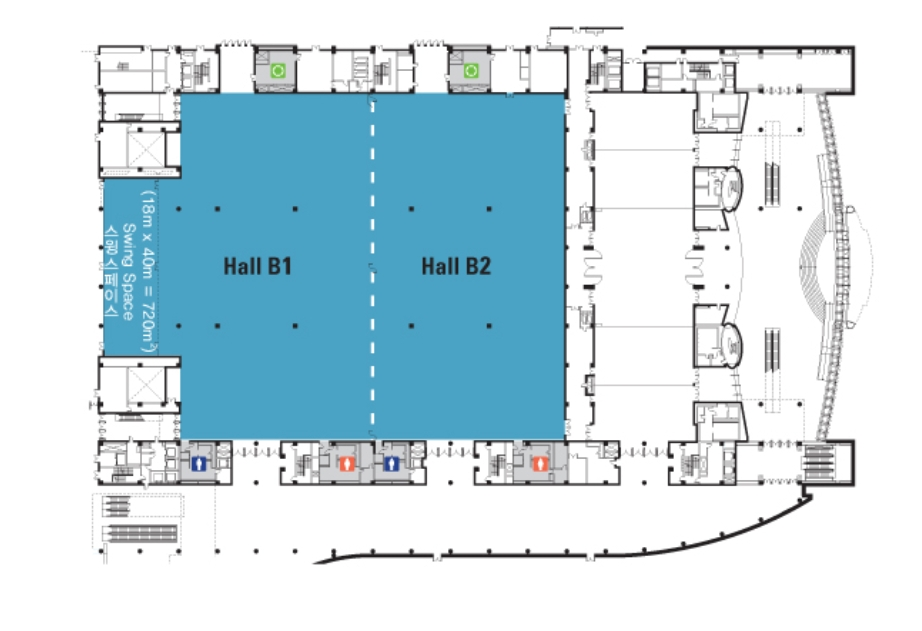
#> input picture bokdo/image_coex.jpg, 922 x 631 px; its folder holds only this picture in this run
$ python -i processing.py   (imports and definitions only)
#> lines starting #> are read from the running program, lines starting #| are printed output that depends on the picture; after the words box and inside, x2 and y2 are one past the last pixel; in counts of white or black regions, pixels touching at a corner belong together
#> further down, picture is the input picture: shape (631, 922, 3); mean B, G, R 228.7, 220.3, 198.5
import cv2
import numpy as np
from skimage.morphology import skeletonize, thin
from matplotlib import pyplot as plt
import json
import os
import random
import math
from tensorflow import keras
import requests
from PIL import Image
import io

# 같은 계층에 있는 컨투어들을 지우는 함수
def drawSameLevelContours(img, contours, hierarchy, contourIndex):
    if contourIndex == -1:
        return

    cv2.drawContours(img,[contours[contourIndex]],0,(0,0,0),cv2.FILLED)

    nextIndex = hierarchy[0][contourIndex][0]
    while nextIndex != -1:
        cv2.drawContours(img,[contours[nextIndex]],0,(0,0,0),cv2.FILLED)
        nextIndex = hierarchy[0][nextIndex][0]

    previousIndex = hierarchy[0][contourIndex][0]
    while previousIndex != -1:
        cv2.drawContours(img,[contours[previousIndex]],0,(0,0,0),cv2.FILLED)
        previousIndex = hierarchy[0][previousIndex][0]

# 복도를 검출하는 함수
def findHall(img):
    outputImg = img.copy()
    onlyContourImg = np.zeros_like(img)

    gray=cv2.cvtColor(img,cv2.COLOR_BGR2GRAY)
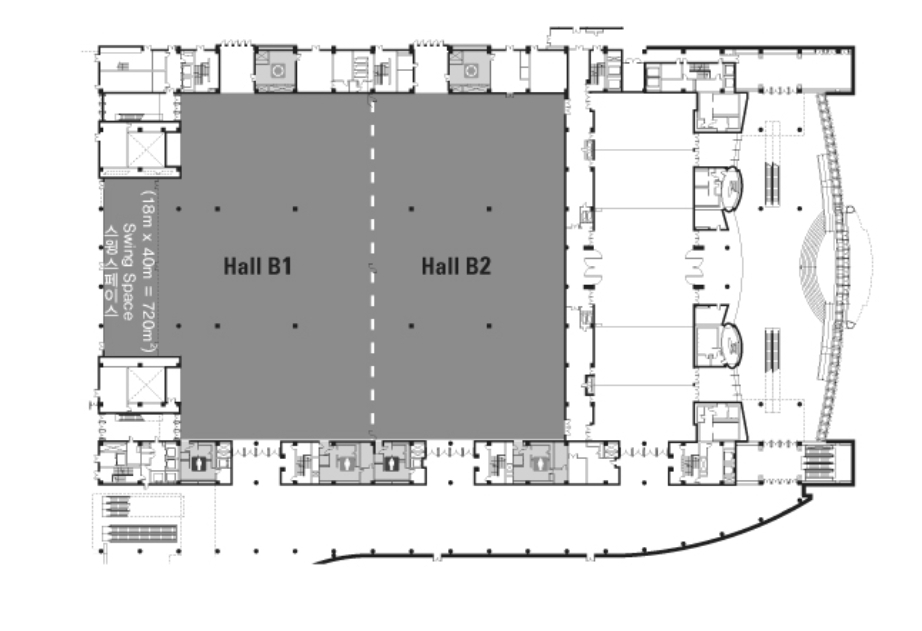
#> gray: shape (631, 922); min 30, max 255, mean 214.7
    gray=255-gray
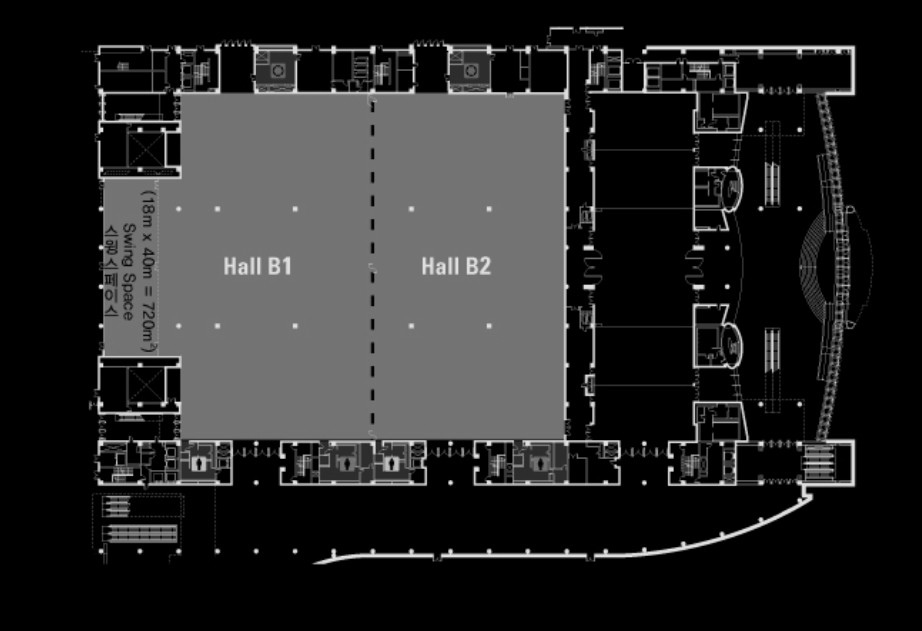
#> gray: shape (631, 922); min 0, max 225, mean 40.3
    gray=cv2.threshold(gray,90,255,cv2.THRESH_BINARY)[1]
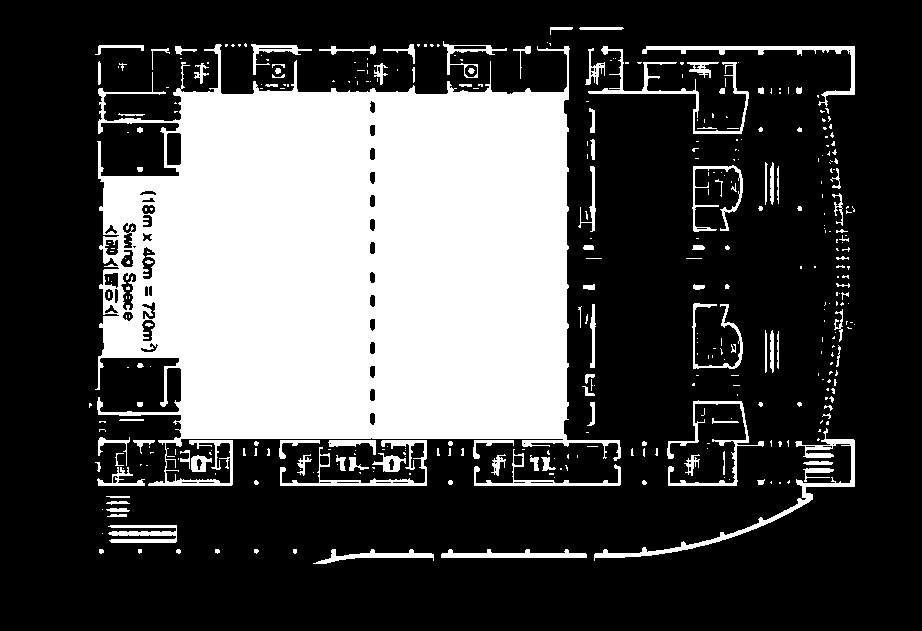
#> gray: shape (631, 922); 29.4% white; 382 white regions (269 under 20 px)
    gray=cv2.blur(gray,(7,1))
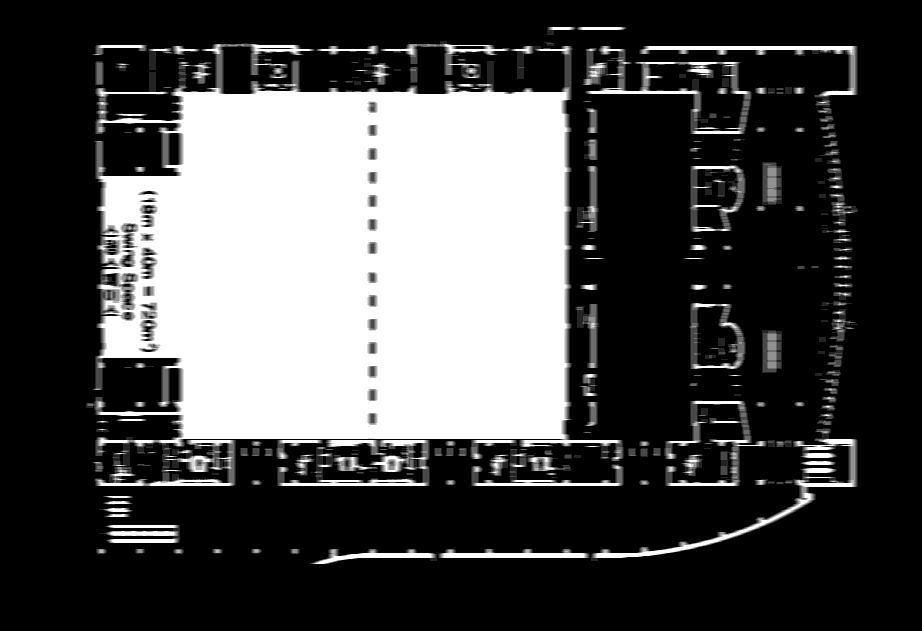
#> gray: shape (631, 922); min 0, max 255, mean 75

    k = cv2.getStructuringElement(cv2.MORPH_RECT, (12,12))

    # 닫힘 연산 적용 ---③
    closing = cv2.morphologyEx(gray, cv2.MORPH_CLOSE, k)
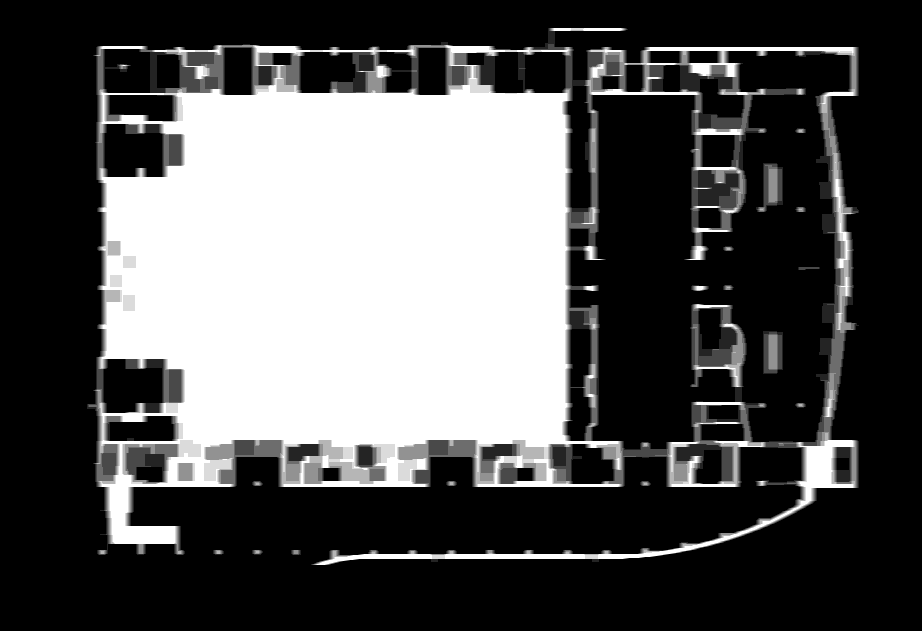
#> closing: shape (631, 922); min 0, max 255, mean 83.8
    cv2.imshow('closing', closing)
    cv2.waitKey(0)

    # 외곽선 검출
    contours,hierarchy = cv2.findContours(closing,cv2.RETR_TREE ,cv2.CHAIN_APPROX_NONE )
#> contours = 53 contours; largest, box (x1, y1, x2, y2) and area: (87, 28, 859, 565) 327518, (570, 50, 850, 450) 71781, (104, 123, 163, 178) 2629, (103, 358, 163, 414) 2536, (567, 85, 591, 209) 2208
    # Contour 검출
    contours2, _ = cv2.findContours(closing, cv2.RETR_LIST, cv2.CHAIN_APPROX_NONE)
#> contours2 has the same summary as contours

    # 전체 Contour의 넓이 계산
    total_area = 0
    image_result = outputImg.copy()

    for cnt, hier in zip(contours, hierarchy[0]):
        if hier[3] == -1:
            continue
        area = cv2.contourArea(cnt)
        if area>50000 and area<400000:
            cv2.drawContours(onlyContourImg,[cnt],0,(255,255,255),cv2.FILLED)
            drawSameLevelContours(onlyContourImg, contours, hierarchy, hier[2])
#> this loop made 53 passes
#> (hier, area) on passes 8 to 19: ([8, -1, -1, 6], 208), ([9, 7, -1, 6], 208), ([10, 8, -1, 6], 389.5), ([11, 9, -1, 6], 167), ([12, 10, -1, 6], 727), ([13, 11, -1, 6], 1378.5), ([14, 12, -1, 6], 717.5), ([15, 13, -1, 6], 1395.5), ([16, 14, -1, 6], 434.5), ([17, 15, -1, 6], 934.5), ([18, 16, -1, 6], 2536), ([19, 17, -1, 6], 1059)
#> hier on passes 1 to 6: [1, -1, -1, -1], [2, 0, -1, -1], [3, 1, -1, -1], [4, 2, -1, -1], [5, 3, -1, -1], [6, 4, -1, -1]
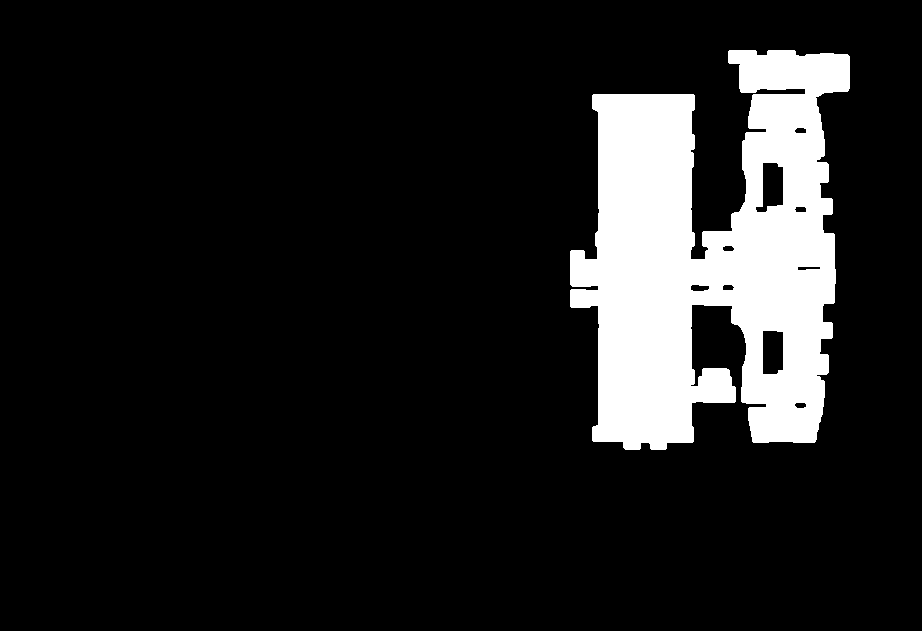
#> onlyContourImg: shape (631, 922, 3); 12.2% white; 1 white region, box (x1, y1, x2, y2) and area: (570, 50, 850, 450) 70930

    onlyContourImg = cv2.cvtColor(onlyContourImg,cv2.COLOR_BGR2GRAY)

    _, onlyContourImg = cv2.threshold(onlyContourImg, 100, 255, cv2.THRESH_BINARY)

    # 이건 이 다음단계에서 이미지 내에 0과 1만 있어야 해서 255를 1로 강제 변환시켜주는 부분
    for idxY, y in enumerate(onlyContourImg):
        for idxX, x in enumerate(y):
            if x == 255:
                onlyContourImg[idxY][idxX] = 1
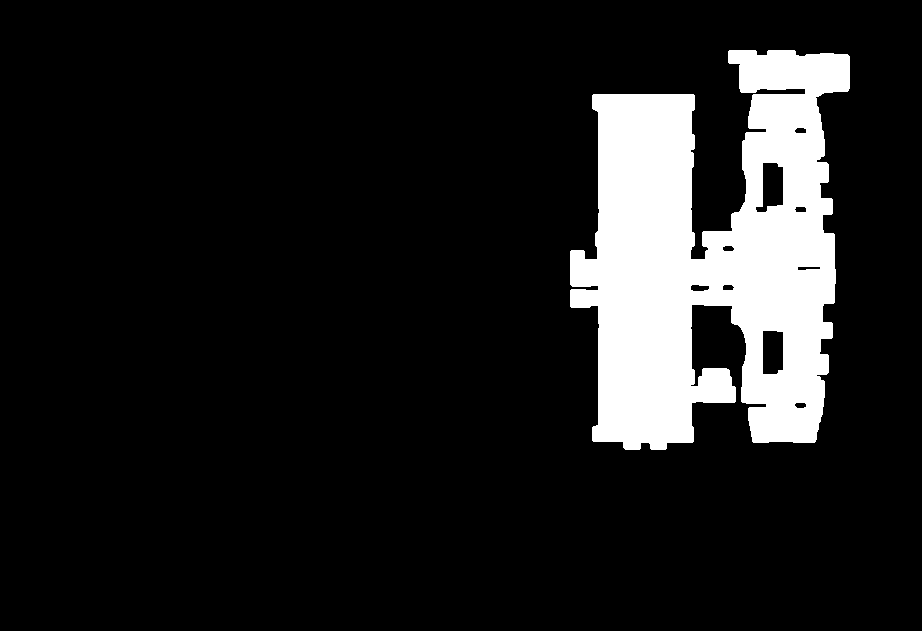
#> onlyContourImg: shape (631, 922); values 0 (black) and 1 (white), 12.2% white; 1 white region, box (x1, y1, x2, y2) and area: (570, 50, 850, 450) 70930
    cv2.imshow('contourimg', onlyContourImg)
    cv2.waitKey(0)
    return onlyContourImg

# 복도 중심선을 검출하는 함수
# [258 lines left out: functions findCenterLine, binaryToGray, findJunction, deleteDuplicateJunctions, removeAroundPoint, findEndpoints and 3 more, not called in this run]

class NpEncoder(json.JSONEncoder):
    # [55 lines left out: functions default, dumpInJsonFile, validImageCheck, not called in this run]

# [58 lines not run here, left out]

>>> import cv2
>>> picture = cv2.imread('image_coex.jpg')
>>> result = findHall(picture)
